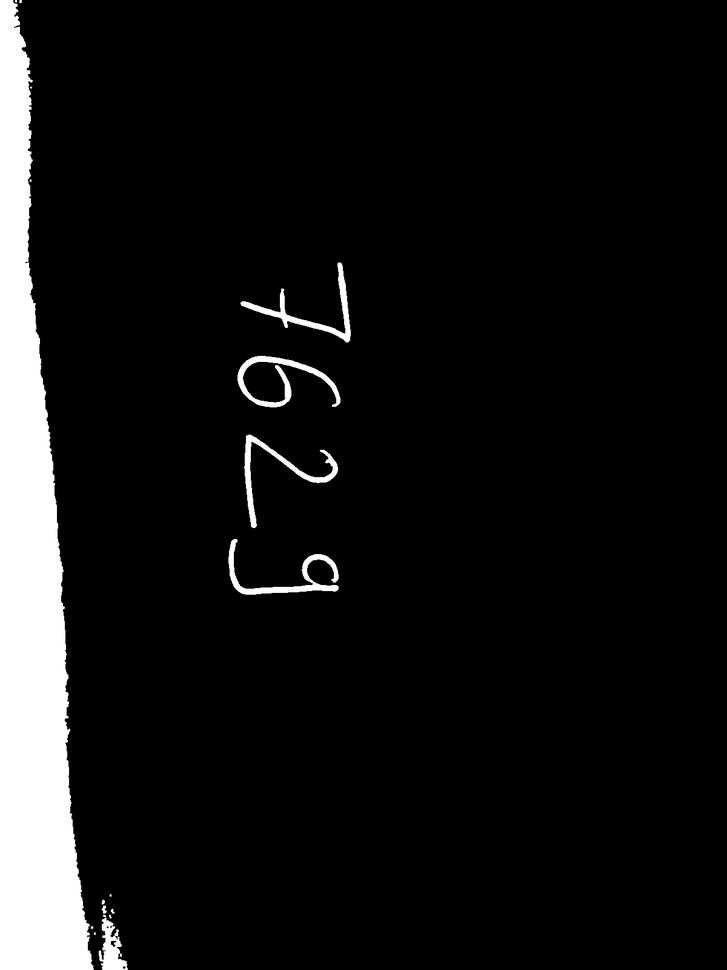
#> input picture Task_3_ML_Models/Kushagra_Experimentation/binarized/binarized_clean.png, 727 x 970 px, shrunk from 1200 x 1600 before the run, found by its file name
$ python crop_digits.py
#> lines starting #> are read from the running program, lines starting #| are printed output that depends on the picture; after the words box and inside, x2 and y2 are one past the last pixel; in counts of white or black regions, pixels touching at a corner belong together
import os, cv2

BIN_PATH = "binarized/binarized_clean.png"   # binary image (white digits on black)
GRAY_SRC = "inputs/1234.png"                # my original grayscale image
OUT_DIR  = "outputs"
PAD = 2  # pixels of padding around each crop

os.makedirs(OUT_DIR, exist_ok=True)

img = cv2.imread(BIN_PATH, cv2.IMREAD_GRAYSCALE)
#> img is the input picture: shape (970, 727); min 0, max 255, mean 20.3
gray = cv2.imread(GRAY_SRC, cv2.IMREAD_GRAYSCALE)
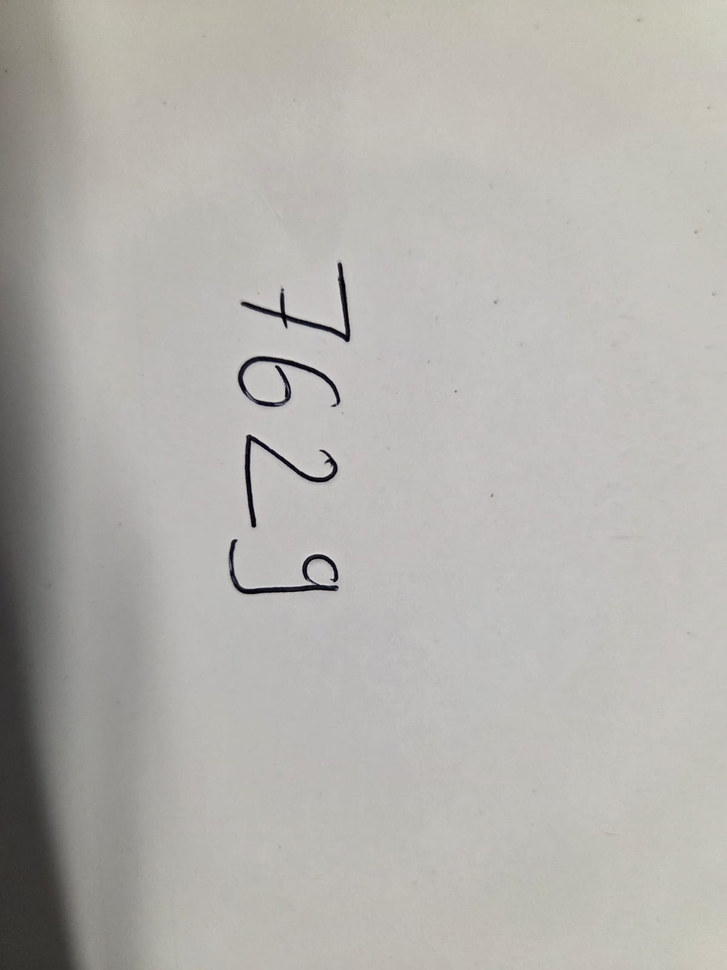
#> input picture Task_3_ML_Models/Kushagra_Experimentation/inputs/1234.png, 727 x 970 px, shrunk from 1200 x 1600 before the run, found by its file name
#> gray: shape (970, 727); min 0, max 214, mean 177.6
if img is None:
    raise FileNotFoundError(f"Problem reaching the image")
if gray is None:
    raise FileNotFoundError(f"Problem reaching the grayscaled image")


contours, _ = cv2.findContours(img, cv2.RETR_EXTERNAL, cv2.CHAIN_APPROX_SIMPLE)
#> contours = 36 contours, 30 with area under 20; largest, box (x1, y1, x2, y2) and area: (0, 0, 96, 970) 51681, (236, 353, 343, 410) 3054, (226, 536, 341, 597) 2334, (242, 432, 341, 531) 1968, (238, 262, 353, 345) 1879, (96, 899, 130, 970) 1166


boxes = []
for cnt in contours:
    x, y, w, h = cv2.boundingRect(cnt)
    if w * h > 50:
        boxes.append((x, y, w, h))
#> this loop made 36 passes
#> (cnt, x, y, w, h) on passes 1, 2, 3, 4, 5, 6, 7, 8, 10, 11: ([[123, 953], [123, 956]], 123, 953, 1, 4), ([[94, 936], [95, 936]], 94, 936, 2, 1), ([[100, 935], [100, 937]], 100, 935, 1, 3), ([[97, 932], [97, 934]], 97, 932, 1, 3), ([[93, 932], [93, 934], [95, 934], [95, 932]], 93, 932, 3, 3), ([[91, 930], [95, 930]], 91, 930, 5, 1), ([[95, 926], [95, 928]], 95, 926, 1, 3), ([[111, 906], [113, 906]], 111, 906, 3, 1), ([[109, 898], [111, 898]], 109, 898, 3, 1), ([[102, 897], [104, 897]], 102, 897, 3, 1)
#> (x, y, w, h) on passes 9, 17, 18, 19, 21, 23: (96, 899, 34, 71), (319, 552, 1, 1), (316, 552, 1, 1), (226, 536, 115, 61), (242, 432, 99, 99), (236, 353, 107, 57)
#> after the loop, boxes = [(96, 899, 34, 71), (226, 536, 115, 61), (242, 432, 99, 99), (236, 353, 107, 57), (238, 262, 115, 83), (0, 0, 96, 970)]
boxes.sort(key=lambda b: b[0])


saved = []
H, W = gray.shape[:2]
#> H = 970; W = 727
for i, (x, y, w, h) in enumerate(boxes):
    x0 = max(x - PAD, 0)
    y0 = max(y - PAD, 0)
    x1 = min(x + w + PAD, W)
    y1 = min(y + h + PAD, H)
    crop = gray[y0:y1, x0:x1]
    out_path = os.path.join(OUT_DIR, f"segmented_{i:02d}.png")
    cv2.imwrite(out_path, crop)
    saved.append(os.path.basename(out_path))
#> this loop made 6 passes
#> (x, y, w, h, x0, y0, x1, y1) on passes 1 to 6: (0, 0, 96, 970, 0, 0, 98, 970), (96, 899, 34, 71, 94, 897, 132, 970), (226, 536, 115, 61, 224, 534, 343, 599), (236, 353, 107, 57, 234, 351, 345, 412), (238, 262, 115, 83, 236, 260, 355, 347), (242, 432, 99, 99, 240, 430, 343, 533)
#> pass 1, `crop = gray[y0:y1, x0:x1]`:
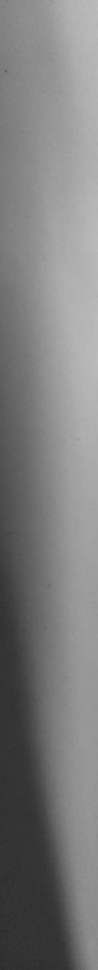
#> crop: shape (970, 98); min 43, max 189, mean 124.8
#> pass 2, `crop = gray[y0:y1, x0:x1]`:
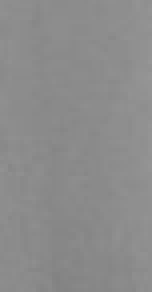
#> crop: shape (73, 38) (shown 4 times larger); min 130, max 150, mean 139.6
#> pass 3, `crop = gray[y0:y1, x0:x1]`:
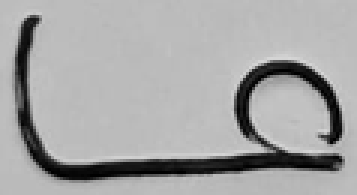
#> crop: shape (65, 119) (shown 3 times larger); min 0, max 214, mean 164.9
#> after the loop, saved = ['segmented_00.png', 'segmented_01.png', 'segmented_02.png', 'segmented_03.png', 'segmented_04.png', 'segmented_05.png']


print(f"Cropped {len(saved)} digits:", saved)
#| Cropped 6 digits: ['segmented_00.png', 'segmented_01.png', 'segmented_02.png', 'segmented_03.png', 'segmented_04.png', 'segmented_05.png']
print(f"Saved to: {OUT_DIR}")
#| Saved to: outputs
